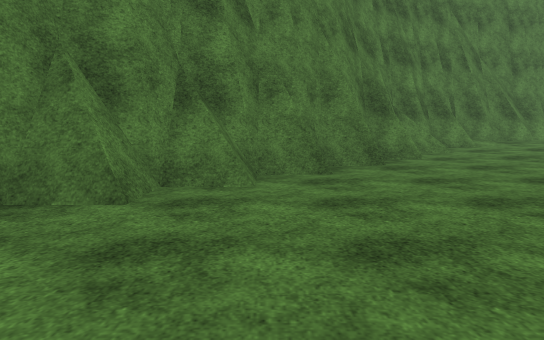
[1] (above)

16 first-person views from a walk through a scene from a Unity 3-D project. The camera is 1.2 m above the floor, tilts 6° down and sees 70° across. The floor is counted in squares, 2 m on a side. Each view is taken from the middle of a square. On the plan, view 1 faces up. The plan holds only what a view shows up to about 11 squares ahead; the rest is blank. The place goes on beyond the plan. Surface patterns are stand-ins for the level's own textures.

[2]
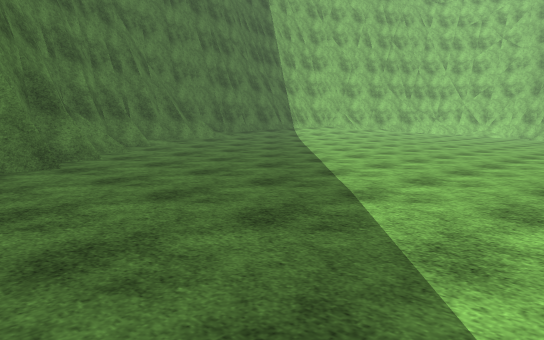

[3]
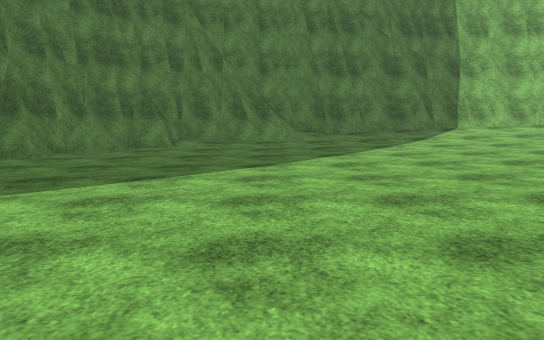

[4]
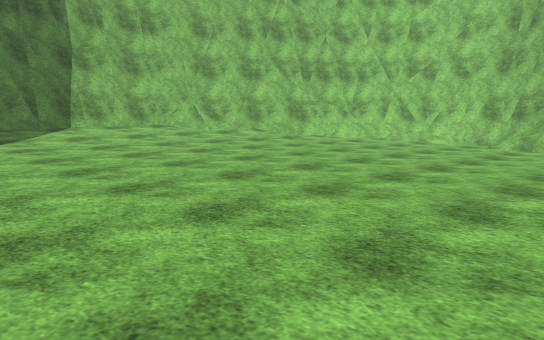

[5]
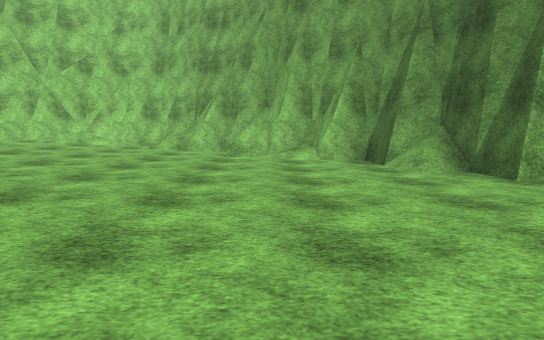

[6]
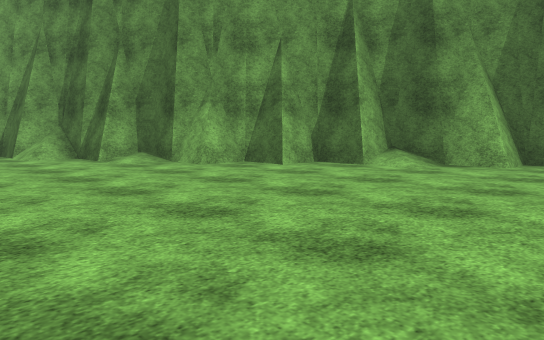

[7]
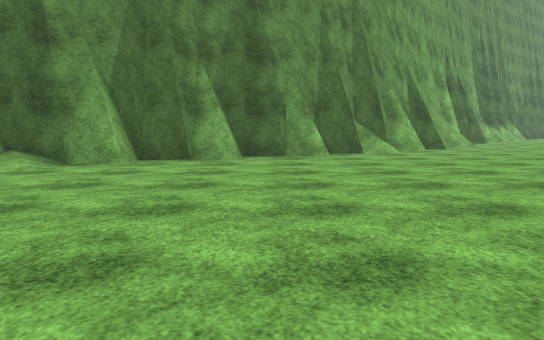

[8]
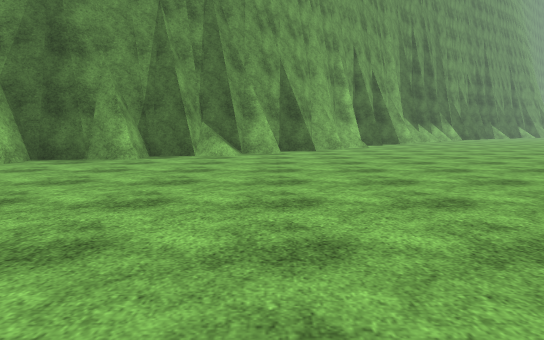

[9]
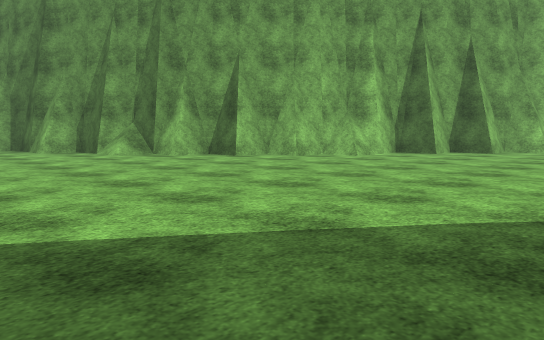

[10]
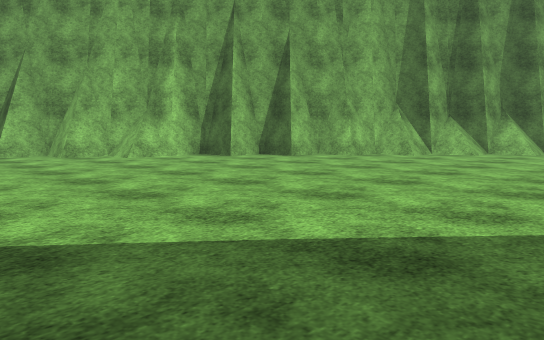

[11]
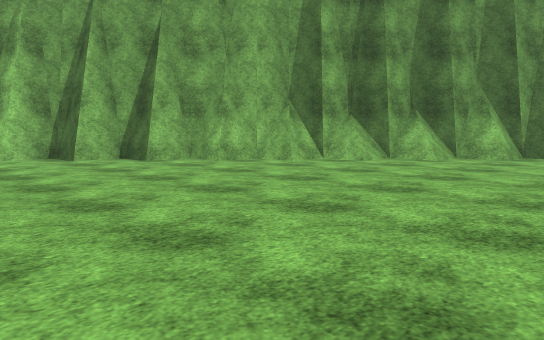

[12]
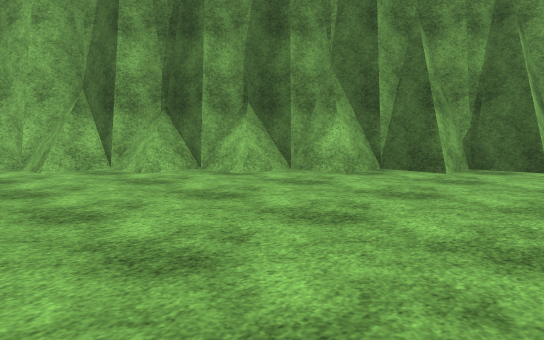

[13]
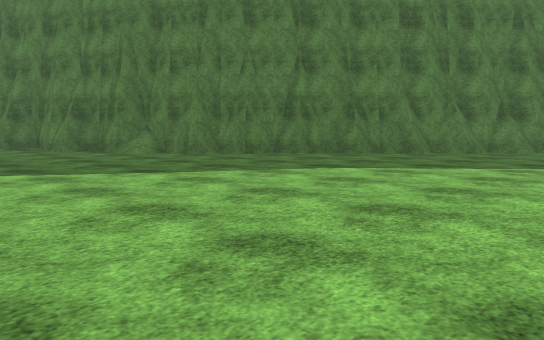

[14]
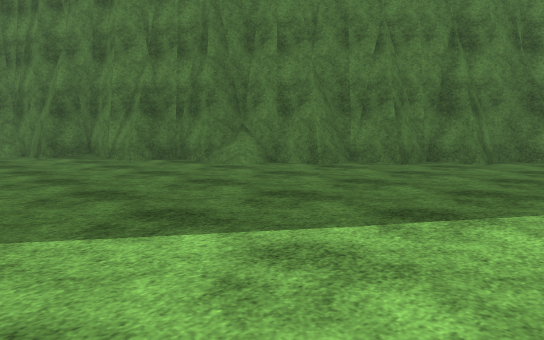

[15]
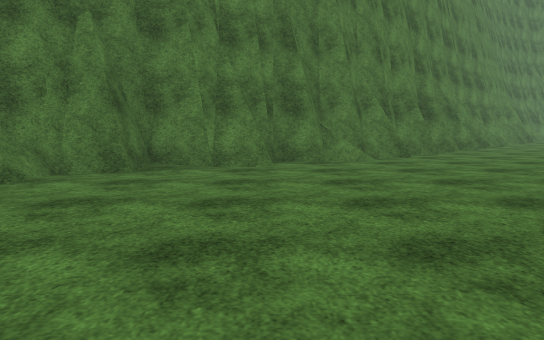

[16]
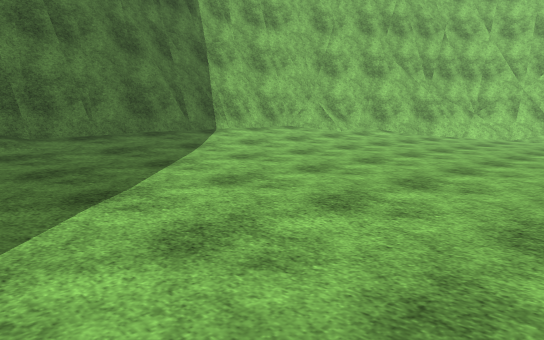

### Floor plan
Key: @ floor where view 1 was taken; # wall or solid block; . main floor; : floor 0.25 m higher than the main floor; + floor 0.5 m higher than the main floor; / step, stairs or slope.
Columns run from 11 left of view 1 to 21 right of it. Each row starts with its distance up from view 1.
 11                  ############
 10                ####/////////##
  9              ###/++//////////##
  8              ##::::+///+//////##
  7             ##:::::::::+///++//##
  6            ##....::::::::::++///#
  5           ##.........::::::::::/#
  4          ##/............:::::::/#
  3         ##/.................:::##
  2        ##/....................##
  1       ##/..................../##
  0      ##/...@.................##
 -1     ##/..................../##
 -2   ###/....................###
 -3 ###.....................###
 -4 #......................##
 -5 ...................../##
 -6 ....................###
 -7 ..................###
 -8 ................###
 -9  ............./##
-10   ...........###
-11   ..........##
-12  ..........##
-13  .........##
-14  .........##
-15  ........##
-16 ........##
-17 .......##
-18 ......##
-19 .....###
-20  ...###
-21  ..###
-22  .##
-23  ##

Positions as (right, up) in squares from view 1, and headings:
1: (0, 0), facing up
2: (0, 0), facing up-right
3: (7, 0), facing up
4: (9, 1), facing up-right
5: (10, 1), facing right
6: (7, 1), facing down-right
7: (6, 1), facing down
8: (2, 0), facing down
9: (-6, -5), facing down-right
10: (-9, -9), facing down-right
11: (-10, -12), facing down-right
12: (-11, -16), facing down-right
13: (2, -7), facing up-left
14: (-2, -7), facing up-left
15: (-9, -10), facing up
16: (7, 4), facing up-right
